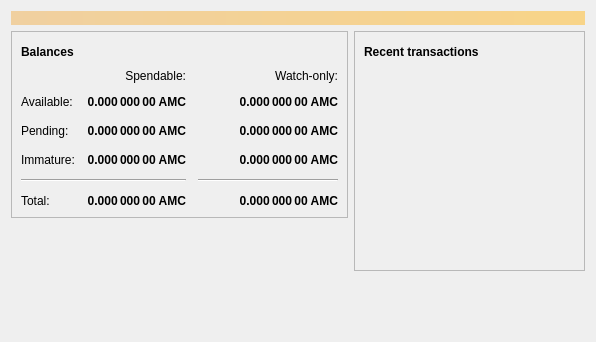
<?xml version="1.0" encoding="UTF-8"?>
<ui version="4.0">
 <class>OverviewPage</class>
 <widget class="QWidget" name="OverviewPage">
  <property name="geometry">
   <rect>
    <x>0</x>
    <y>0</y>
    <width>596</width>
    <height>342</height>
   </rect>
  </property>
  <property name="windowTitle">
   <string>Form</string>
  </property>
  <layout class="QVBoxLayout" name="topLayout">
   <item>
    <widget class="QLabel" name="labelAlerts">
     <property name="visible">
      <bool>false</bool>
     </property>
     <property name="styleSheet">
      <string notr="true">QLabel { background-color: qlineargradient(x1: 0, y1: 0, x2: 1, y2: 0, stop:0 #F0D0A0, stop:1 #F8D488); color:#000000; }</string>
     </property>
     <property name="wordWrap">
      <bool>true</bool>
     </property>
     <property name="margin">
      <number>3</number>
     </property>
     <property name="textInteractionFlags">
      <set>Qt::TextSelectableByMouse</set>
     </property>
    </widget>
   </item>
   <item>
    <layout class="QHBoxLayout" name="horizontalLayout" stretch="1,1">
     <item>
      <layout class="QVBoxLayout" name="verticalLayout_2">
       <item>
        <widget class="QFrame" name="frame">
         <property name="frameShape">
          <enum>QFrame::StyledPanel</enum>
         </property>
         <property name="frameShadow">
          <enum>QFrame::Raised</enum>
         </property>
         <layout class="QVBoxLayout" name="verticalLayout_4">
          <item>
           <layout class="QHBoxLayout" name="horizontalLayout_4">
            <item>
             <widget class="QLabel" name="label_5">
              <property name="font">
               <font>
                <weight>75</weight>
                <bold>true</bold>
               </font>
              </property>
              <property name="text">
               <string>Balances</string>
              </property>
             </widget>
            </item>
            <item>
             <widget class="QPushButton" name="labelWalletStatus">
              <property name="enabled">
               <bool>true</bool>
              </property>
              <property name="maximumSize">
               <size>
                <width>30</width>
                <height>16777215</height>
               </size>
              </property>
              <property name="toolTip">
               <string>The displayed information may be out of date. Your wallet automatically synchronizes with the amolecoin network after a connection is established, but this process has not completed yet.</string>
              </property>
              <property name="text">
               <string/>
              </property>
              <property name="icon">
               <iconset resource="../bitcoin.qrc">
                <normaloff>:/icons/warning</normaloff>
                <disabledoff>:/icons/warning</disabledoff>:/icons/warning</iconset>
              </property>
              <property name="iconSize">
               <size>
                <width>24</width>
                <height>24</height>
               </size>
              </property>
              <property name="flat">
               <bool>true</bool>
              </property>
             </widget>
            </item>
            <item>
             <spacer name="horizontalSpacer_3">
              <property name="orientation">
               <enum>Qt::Horizontal</enum>
              </property>
              <property name="sizeHint" stdset="0">
               <size>
                <width>40</width>
                <height>20</height>
               </size>
              </property>
             </spacer>
            </item>
           </layout>
          </item>
          <item>
           <layout class="QGridLayout" name="gridLayout">
            <property name="spacing">
             <number>12</number>
            </property>
            <item row="2" column="2">
             <widget class="QLabel" name="labelWatchPending">
              <property name="font">
               <font>
                <weight>75</weight>
                <bold>true</bold>
               </font>
              </property>
              <property name="cursor">
               <cursorShape>IBeamCursor</cursorShape>
              </property>
              <property name="toolTip">
               <string>Unconfirmed transactions to watch-only addresses</string>
              </property>
              <property name="text">
               <string notr="true">0.000 000 00 AMC</string>
              </property>
              <property name="alignment">
               <set>Qt::AlignRight|Qt::AlignTrailing|Qt::AlignVCenter</set>
              </property>
              <property name="textInteractionFlags">
               <set>Qt::LinksAccessibleByMouse|Qt::TextSelectableByKeyboard|Qt::TextSelectableByMouse</set>
              </property>
             </widget>
            </item>
            <item row="2" column="1">
             <widget class="QLabel" name="labelUnconfirmed">
              <property name="font">
               <font>
                <weight>75</weight>
                <bold>true</bold>
               </font>
              </property>
              <property name="cursor">
               <cursorShape>IBeamCursor</cursorShape>
              </property>
              <property name="toolTip">
               <string>Total of transactions that have yet to be confirmed, and do not yet count toward the spendable balance</string>
              </property>
              <property name="text">
               <string notr="true">0.000 000 00 AMC</string>
              </property>
              <property name="alignment">
               <set>Qt::AlignRight|Qt::AlignTrailing|Qt::AlignVCenter</set>
              </property>
              <property name="textInteractionFlags">
               <set>Qt::LinksAccessibleByMouse|Qt::TextSelectableByKeyboard|Qt::TextSelectableByMouse</set>
              </property>
             </widget>
            </item>
            <item row="3" column="2">
             <widget class="QLabel" name="labelWatchImmature">
              <property name="font">
               <font>
                <weight>75</weight>
                <bold>true</bold>
               </font>
              </property>
              <property name="cursor">
               <cursorShape>IBeamCursor</cursorShape>
              </property>
              <property name="toolTip">
               <string>Mined balance in watch-only addresses that has not yet matured</string>
              </property>
              <property name="text">
               <string notr="true">0.000 000 00 AMC</string>
              </property>
              <property name="alignment">
               <set>Qt::AlignRight|Qt::AlignTrailing|Qt::AlignVCenter</set>
              </property>
              <property name="textInteractionFlags">
               <set>Qt::LinksAccessibleByMouse|Qt::TextSelectableByKeyboard|Qt::TextSelectableByMouse</set>
              </property>
             </widget>
            </item>
            <item row="4" column="0" colspan="2">
             <widget class="Line" name="line">
              <property name="orientation">
               <enum>Qt::Horizontal</enum>
              </property>
             </widget>
            </item>
            <item row="4" column="2">
             <widget class="Line" name="lineWatchBalance">
              <property name="sizePolicy">
               <sizepolicy hsizetype="Preferred" vsizetype="Fixed">
                <horstretch>0</horstretch>
                <verstretch>0</verstretch>
               </sizepolicy>
              </property>
              <property name="minimumSize">
               <size>
                <width>140</width>
                <height>0</height>
               </size>
              </property>
              <property name="orientation">
               <enum>Qt::Horizontal</enum>
              </property>
             </widget>
            </item>
            <item row="5" column="0">
             <widget class="QLabel" name="labelTotalText">
              <property name="text">
               <string>Total:</string>
              </property>
             </widget>
            </item>
            <item row="3" column="1">
             <widget class="QLabel" name="labelImmature">
              <property name="font">
               <font>
                <weight>75</weight>
                <bold>true</bold>
               </font>
              </property>
              <property name="cursor">
               <cursorShape>IBeamCursor</cursorShape>
              </property>
              <property name="toolTip">
               <string>Mined balance that has not yet matured</string>
              </property>
              <property name="text">
               <string notr="true">0.000 000 00 AMC</string>
              </property>
              <property name="alignment">
               <set>Qt::AlignRight|Qt::AlignTrailing|Qt::AlignVCenter</set>
              </property>
              <property name="textInteractionFlags">
               <set>Qt::LinksAccessibleByMouse|Qt::TextSelectableByKeyboard|Qt::TextSelectableByMouse</set>
              </property>
             </widget>
            </item>
            <item row="2" column="3">
             <spacer name="horizontalSpacer_2">
              <property name="orientation">
               <enum>Qt::Horizontal</enum>
              </property>
              <property name="sizeHint" stdset="0">
               <size>
                <width>40</width>
                <height>20</height>
               </size>
              </property>
             </spacer>
            </item>
            <item row="3" column="0">
             <widget class="QLabel" name="labelImmatureText">
              <property name="text">
               <string>Immature:</string>
              </property>
             </widget>
            </item>
            <item row="5" column="1">
             <widget class="QLabel" name="labelTotal">
              <property name="font">
               <font>
                <weight>75</weight>
                <bold>true</bold>
               </font>
              </property>
              <property name="cursor">
               <cursorShape>IBeamCursor</cursorShape>
              </property>
              <property name="toolTip">
               <string>Your current total balance</string>
              </property>
              <property name="text">
               <string notr="true">0.000 000 00 AMC</string>
              </property>
              <property name="alignment">
               <set>Qt::AlignRight|Qt::AlignTrailing|Qt::AlignVCenter</set>
              </property>
              <property name="textInteractionFlags">
               <set>Qt::LinksAccessibleByMouse|Qt::TextSelectableByKeyboard|Qt::TextSelectableByMouse</set>
              </property>
             </widget>
            </item>
            <item row="5" column="2">
             <widget class="QLabel" name="labelWatchTotal">
              <property name="font">
               <font>
                <weight>75</weight>
                <bold>true</bold>
               </font>
              </property>
              <property name="cursor">
               <cursorShape>IBeamCursor</cursorShape>
              </property>
              <property name="toolTip">
               <string>Current total balance in watch-only addresses</string>
              </property>
              <property name="text">
               <string notr="true">0.000 000 00 AMC</string>
              </property>
              <property name="alignment">
               <set>Qt::AlignRight|Qt::AlignTrailing|Qt::AlignVCenter</set>
              </property>
              <property name="textInteractionFlags">
               <set>Qt::LinksAccessibleByMouse|Qt::TextSelectableByKeyboard|Qt::TextSelectableByMouse</set>
              </property>
             </widget>
            </item>
            <item row="0" column="2">
             <widget class="QLabel" name="labelWatchonly">
              <property name="text">
               <string>Watch-only:</string>
              </property>
              <property name="alignment">
               <set>Qt::AlignRight|Qt::AlignTrailing|Qt::AlignVCenter</set>
              </property>
             </widget>
            </item>
            <item row="1" column="0">
             <widget class="QLabel" name="labelBalanceText">
              <property name="text">
               <string>Available:</string>
              </property>
             </widget>
            </item>
            <item row="1" column="1">
             <widget class="QLabel" name="labelBalance">
              <property name="font">
               <font>
                <weight>75</weight>
                <bold>true</bold>
               </font>
              </property>
              <property name="cursor">
               <cursorShape>IBeamCursor</cursorShape>
              </property>
              <property name="toolTip">
               <string>Your current spendable balance</string>
              </property>
              <property name="text">
               <string notr="true">0.000 000 00 AMC</string>
              </property>
              <property name="alignment">
               <set>Qt::AlignRight|Qt::AlignTrailing|Qt::AlignVCenter</set>
              </property>
              <property name="textInteractionFlags">
               <set>Qt::LinksAccessibleByMouse|Qt::TextSelectableByKeyboard|Qt::TextSelectableByMouse</set>
              </property>
             </widget>
            </item>
            <item row="1" column="2">
             <widget class="QLabel" name="labelWatchAvailable">
              <property name="font">
               <font>
                <weight>75</weight>
                <bold>true</bold>
               </font>
              </property>
              <property name="cursor">
               <cursorShape>IBeamCursor</cursorShape>
              </property>
              <property name="toolTip">
               <string>Your current balance in watch-only addresses</string>
              </property>
              <property name="text">
               <string notr="true">0.000 000 00 AMC</string>
              </property>
              <property name="alignment">
               <set>Qt::AlignRight|Qt::AlignTrailing|Qt::AlignVCenter</set>
              </property>
              <property name="textInteractionFlags">
               <set>Qt::LinksAccessibleByMouse|Qt::TextSelectableByKeyboard|Qt::TextSelectableByMouse</set>
              </property>
             </widget>
            </item>
            <item row="2" column="0">
             <widget class="QLabel" name="labelPendingText">
              <property name="text">
               <string>Pending:</string>
              </property>
             </widget>
            </item>
            <item row="0" column="1">
             <widget class="QLabel" name="labelSpendable">
              <property name="text">
               <string>Spendable:</string>
              </property>
              <property name="alignment">
               <set>Qt::AlignRight|Qt::AlignTrailing|Qt::AlignVCenter</set>
              </property>
             </widget>
            </item>
           </layout>
          </item>
         </layout>
        </widget>
       </item>
       <item>
        <spacer name="verticalSpacer">
         <property name="orientation">
          <enum>Qt::Vertical</enum>
         </property>
         <property name="sizeHint" stdset="0">
          <size>
           <width>20</width>
           <height>40</height>
          </size>
         </property>
        </spacer>
       </item>
      </layout>
     </item>
     <item>
      <layout class="QVBoxLayout" name="verticalLayout_3">
       <item>
        <widget class="QFrame" name="frame_2">
         <property name="frameShape">
          <enum>QFrame::StyledPanel</enum>
         </property>
         <property name="frameShadow">
          <enum>QFrame::Raised</enum>
         </property>
         <layout class="QVBoxLayout" name="verticalLayout">
          <item>
           <layout class="QHBoxLayout" name="horizontalLayout_2">
            <item>
             <widget class="QLabel" name="label_4">
              <property name="font">
               <font>
                <weight>75</weight>
                <bold>true</bold>
               </font>
              </property>
              <property name="text">
               <string>Recent transactions</string>
              </property>
             </widget>
            </item>
            <item>
             <widget class="QPushButton" name="labelTransactionsStatus">
              <property name="enabled">
               <bool>true</bool>
              </property>
              <property name="maximumSize">
               <size>
                <width>30</width>
                <height>16777215</height>
               </size>
              </property>
              <property name="toolTip">
               <string>The displayed information may be out of date. Your wallet automatically synchronizes with the amolecoin network after a connection is established, but this process has not completed yet.</string>
              </property>
              <property name="text">
               <string/>
              </property>
              <property name="icon">
               <iconset resource="../bitcoin.qrc">
                <normaloff>:/icons/warning</normaloff>
                <disabledoff>:/icons/warning</disabledoff>:/icons/warning</iconset>
              </property>
              <property name="iconSize">
               <size>
                <width>24</width>
                <height>24</height>
               </size>
              </property>
              <property name="flat">
               <bool>true</bool>
              </property>
             </widget>
            </item>
            <item>
             <spacer name="horizontalSpacer">
              <property name="orientation">
               <enum>Qt::Horizontal</enum>
              </property>
              <property name="sizeHint" stdset="0">
               <size>
                <width>40</width>
                <height>20</height>
               </size>
              </property>
             </spacer>
            </item>
           </layout>
          </item>
          <item>
           <widget class="QListView" name="listTransactions">
            <property name="styleSheet">
             <string notr="true">QListView { background: transparent; }</string>
            </property>
            <property name="frameShape">
             <enum>QFrame::NoFrame</enum>
            </property>
            <property name="verticalScrollBarPolicy">
             <enum>Qt::ScrollBarAlwaysOff</enum>
            </property>
            <property name="horizontalScrollBarPolicy">
             <enum>Qt::ScrollBarAlwaysOff</enum>
            </property>
            <property name="selectionMode">
             <enum>QAbstractItemView::NoSelection</enum>
            </property>
           </widget>
          </item>
         </layout>
        </widget>
       </item>
       <item>
        <spacer name="verticalSpacer_2">
         <property name="orientation">
          <enum>Qt::Vertical</enum>
         </property>
         <property name="sizeHint" stdset="0">
          <size>
           <width>20</width>
           <height>40</height>
          </size>
         </property>
        </spacer>
       </item>
      </layout>
     </item>
    </layout>
   </item>
  </layout>
 </widget>
 <resources/>
 <connections/>
</ui>
